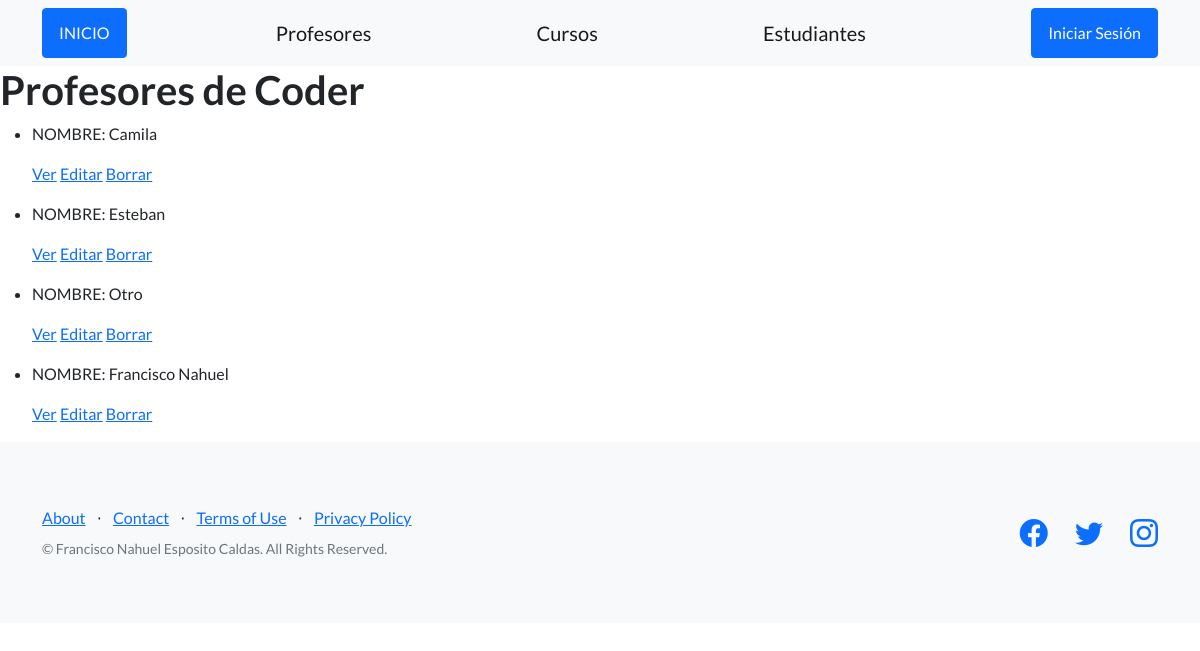
The page /app_coder/profesor_list on the database its author committed.
### app_coder/models.py (models this page shows, shortened)
class Profesor(models.Model):
    nombre = models.CharField(max_length=30)
    apellido = models.CharField(max_length=30)
    email = models.EmailField()
    profesion = models.CharField(max_length=30)

### app_coder/views.py (the view)
# urls.py: path('profesor_list', views.profesor_list.as_view(), name='profesor_list'),
class profesor_list(ListView):
    model = Profesor
    template_name = "app_coder/lists/profesor_list.html"

### app_coder/templates/app_coder/lists/profesor_list.html
{% extends "app_coder/index.html" %}
{% load static %}
{% block contenido %}
<body>
    <h1>Profesores de Coder</h1>
    <div>
        <ul>
            {% for profesor in object_list %}
                <li>
                    <p>NOMBRE: {{ profesor.nombre }}</p>
                    <p>
                        <a href=" {% url 'profesor_detail' profesor.id %} ">Ver</a>
                        <a href=" {% url 'profesor_update' profesor.id %} ">Editar</a>
                        <a href=" {% url 'profesor_delete' profesor.id %} ">Borrar</a>
                    </p>
                </li>
            {% endfor %}
        </ul>
    </div>
</body>
{% endblock %}

### rows shown on the page
Profesor: nombre "Camila"
Profesor: nombre "Esteban"
Profesor: nombre "Otro"
Profesor: nombre "Francisco Nahuel"
